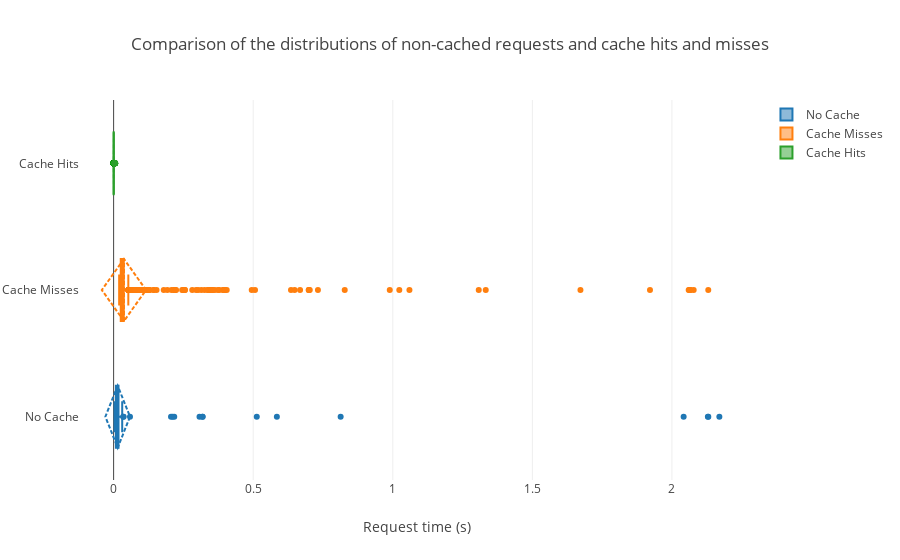

Notebook cell for this chart:
### Markdown cell above
Now that we have parsed the log files and know some of the initial stats, let's plot some box plots to see how the data is distributed

### Code cell
cache_hits_trace = plotly.graph_objs.Box(x=cache_hits, name="Cache Hits", boxmean='sd')
cache_miss_trace = plotly.graph_objs.Box(x=cache_misses, name="Cache Misses", boxmean='sd')
no_cache_trace = plotly.graph_objs.Box(x=no_cache_timings, name="No Cache", boxmean='sd')
traces = [no_cache_trace, cache_miss_trace, cache_hits_trace]
boxes_layout = {
    "title": "Comparison of the distributions of non-cached requests and cache hits and misses",
    "xaxis": {
        "title": "Request time (s)",
    },
}
boxes_fig = {
    "data": traces,
    "layout": boxes_layout,
}
plotly.offline.iplot(boxes_fig)

### Figure 1 — Plotly figure (JSON) as saved in the notebook; plotly's stock layout.template omitted (floating-point values rounded to 4 significant figures; data arrays with more than 128 entries replaced by an {"elided": "..."} marker saying what was removed)
{"data": [{"boxmean": "sd", "name": "No Cache", "type": "box", "x": {"elided": "10093 float values"}}, {"boxmean": "sd", "name": "Cache Misses", "type": "box", "x": {"elided": "7118 float values"}}, {"boxmean": "sd", "name": "Cache Hits", "type": "box", "x": {"elided": "22113 float values"}}], "layout": {"title": "Comparison of the distributions of non-cached requests and cache hits and misses", "xaxis": {"title": "Request time (s)"}}}
